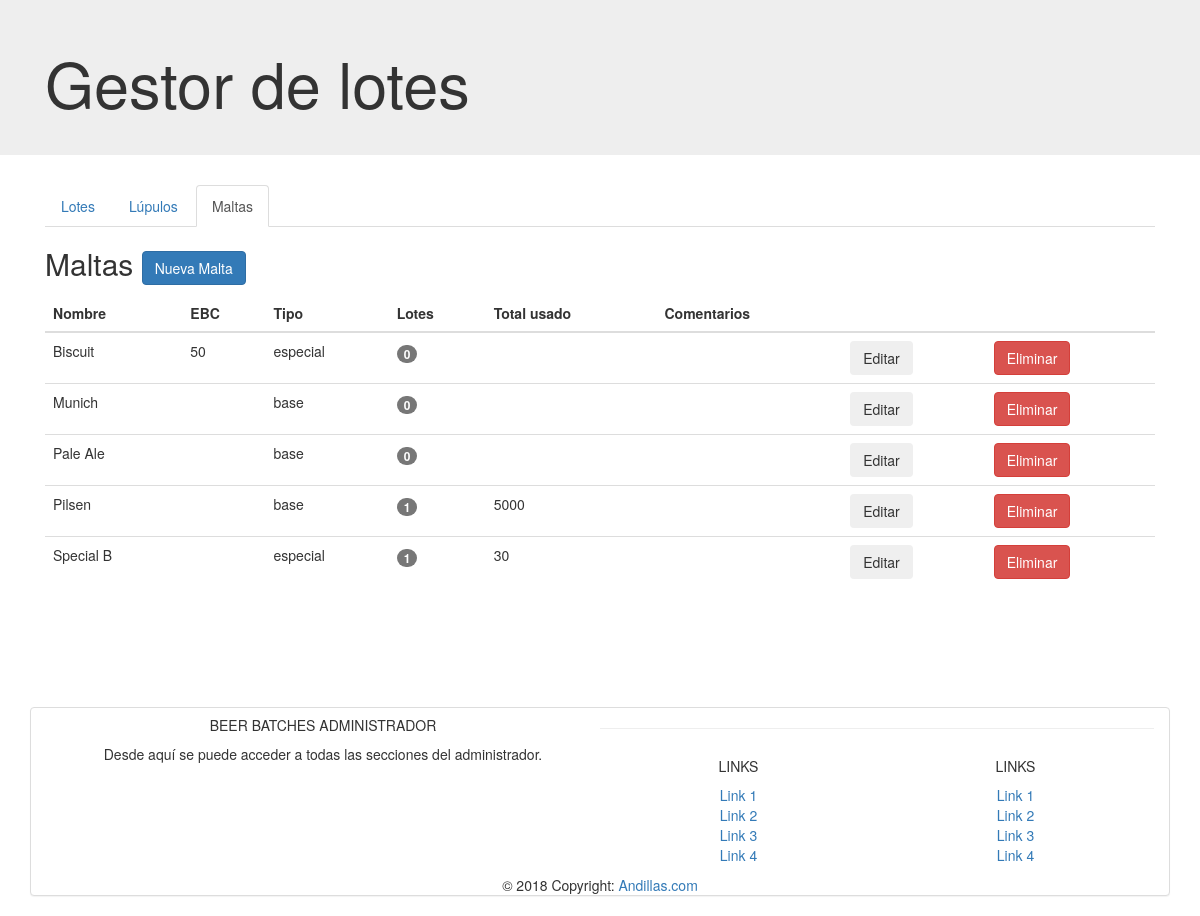
/?c=malta, run on the app's committed database.
### tables this page shows
CREATE TABLE IF NOT EXISTS `malta` (
  `id_malta` int(11) NOT NULL AUTO_INCREMENT,
  `nombre_malta` varchar(50) DEFAULT NULL,
  `tipo_malta` varchar(20) DEFAULT NULL,
  `ebc` int(3) DEFAULT NULL,
  `notas_malta` text,
  PRIMARY KEY (`id_malta`)
);

### controller/malta.controller.php (called while the page is built, shortened)
<?php
require_once 'model/malta.model.php';
class MaltaController
{
    private $obj_malta;
    public function __construct(){
        $this->obj_malta = new Malta();
    }
    public function index(){
        $all_maltas = $this->obj_malta->getAllMaltas();
        require_once 'view/fragments/header.php';
        require_once 'view/malta/list_malta.php';
        require_once 'view/fragments/footer.php';
    }
}

### model/conn.class.php (called while the page is built, shortened)
<?php
class Conn
{
    private $_connection;
	private static $_instance;
	public static function getInstance() {
		if(!self::$_instance) {
			self::$_instance = new self();
		}
		return self::$_instance;
	}
	private function __construct() {
        $db_config = parse_ini_file(dirname(__DIR__) . "/conf/db.ini");
        $this->_host = $db_config['host_db'];
        $this->_username = $db_config['usuario_db'];
        $this->_password = $db_config['password_db'];
        $this->_database = $db_config['nombre_db'];
		$this->_connection = new mysqli($this->_host, $this->_username, $this->_password, $this->_database);
        $this->_connection->set_charset("utf8");
	}
	public function getConnection() {
		return $this->_connection;
	}
}

### model/malta.model.php (called while the page is built, shortened)
<?php
require_once 'conn.class.php';
class Malta
{
    private $conn;
    public function __construct()
    {
        $dbconn = Conn::getInstance();
        $this->conn = $dbconn->getConnection();
    }
    public function getAllMaltas()
    {
        try {
            $sql = "SELECT * FROM malta WHERE 1 ORDER BY nombre_malta ASC;";
            $qy = $this->conn->prepare($sql);
            if (!$qy->execute()) throw new Exception($qy->error);
            return $qy->get_result();
        } catch (Exception $e) {
            return $e->getMessage();
        }
    }
    public function numeroUsosById($id_malta){
        try{
            $sql = "SELECT COUNT(*) AS total FROM malta_x_lote WHERE id_malta = ?;";
            if(!$qy = $this->conn->prepare($sql)) throw new Exception($this->conn->error);
            if(!$qy->bind_param('i', $id_malta)) throw new Exception($qy->error);
            if(!$qy->execute()) throw new Exception($qy->error);
            return $qy->get_result()->fetch_object();
        }catch(Exception $e){
            Superlog::log($e->getMessage());
            return false;
        }
    }
    public function cantidadUsadaById($id_malta){
        try{
            $sql = "SELECT SUM(cantidad) cantidad FROM malta_x_lote WHERE id_malta = ?;";
            if(!$qy = $this->conn->prepare($sql))throw new Exception($this->conn->error);
            if(!$qy->bind_param('i', $id_malta)) throw new Exception($qy->error);
            if(!$qy->execute()) throw new Exception($qy->error);
            return $qy->get_result()->fetch_object();
        }catch(Exception $e){
            Superlog::log($e->getMessage());
            return false;
        }
    }
}

### view/malta/list_malta.php (the view)
<section class="container">
    <header>
        <h2>Maltas
                <a class="btn btn-primary float-right" href="?c=malta&a=newMalta">Nueva Malta</a>
        </h2>
    </header>
    <article>
        <table class="table table-hover">
            <thead>
            <th>Nombre</th>
            <th>EBC</th>
            <th>Tipo</th>
            <th>Lotes</th>
            <th>Total usado</th>
            <th>Comentarios</th>
            <th></th>
            <th></th>
            </thead>
            <tbody>
            <?php
            while ($malta = $all_maltas->fetch_object()){
                    $malta_x_lote = $this->obj_malta->numeroUsosById($malta->id_malta);
                    $cantidad_total = $this->obj_malta->cantidadUsadaById($malta->id_malta);
                echo '<tr id="row_malta_' . $malta->id_malta . '">';
                echo   '<td data-name="maltaname">' . $malta->nombre_malta . '</td>
                        <td>' . $malta->ebc . '</td>
                        <td>' . $malta->tipo_malta . '</td>
                        <td><span class="badge">' . $malta_x_lote->total . '</span></td>
                        <td>' . $cantidad_total->cantidad . '</td>
                        <td>' . $malta->notas_malta . '</td>
                        <td id="tdeditmalta"><button id="boteditmalta" class="btn btn-update" onclick="editMalta(' . $malta->id_malta . ')">Editar</button></td>
                        <td id="tddelmalta"><button id="botdelmalta" class="btn btn-danger" onclick="deleteMalta(' . $malta->id_malta . ')">Eliminar</button></td>
                        ';
                echo '</tr>';
            }
            ?>
            </tbody>
        </table>
    </article>
</section>

### data on the page
malta: nombre_malta "Biscuit", ebc "50", tipo_malta "especial", total "0"
malta: nombre_malta "Munich", tipo_malta "base", total "0"
malta: nombre_malta "Pale Ale", tipo_malta "base", total "0"
malta: nombre_malta "Pilsen", tipo_malta "base", total "1", cantidad "5000"
malta: nombre_malta "Special B", tipo_malta "especial", total "1", cantidad "30"
